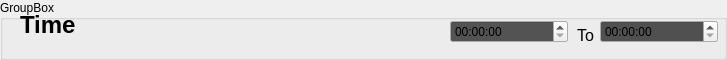
       <widget class="QGroupBox" name="groupBox_2">
        <property name="sizePolicy">
         <sizepolicy hsizetype="Preferred" vsizetype="Fixed">
          <horstretch>0</horstretch>
          <verstretch>0</verstretch>
         </sizepolicy>
        </property>
        <property name="minimumSize">
         <size>
          <width>0</width>
          <height>50</height>
         </size>
        </property>
        <property name="baseSize">
         <size>
          <width>100</width>
          <height>100</height>
         </size>
        </property>
        <property name="title">
         <string>GroupBox</string>
        </property>
        <widget class="QLabel" name="label_6">
         <property name="geometry">
          <rect>
           <x>20</x>
           <y>0</y>
           <width>261</width>
           <height>50</height>
          </rect>
         </property>
         <property name="sizePolicy">
          <sizepolicy hsizetype="Fixed" vsizetype="Fixed">
           <horstretch>0</horstretch>
           <verstretch>0</verstretch>
          </sizepolicy>
         </property>
         <property name="minimumSize">
          <size>
           <width>0</width>
           <height>50</height>
          </size>
         </property>
         <property name="text">
          <string>&lt;html&gt;&lt;head/&gt;&lt;body&gt;&lt;p&gt;&lt;span style=&quot; font-size:18pt; font-weight:700; color:#000000;&quot;&gt;Time&lt;/span&gt;&lt;/p&gt;&lt;/body&gt;&lt;/html&gt;</string>
         </property>
        </widget>
        <widget class="QTimeEdit" name="timeStart">
         <property name="geometry">
          <rect>
           <x>450</x>
           <y>20</y>
           <width>118</width>
           <height>23</height>
          </rect>
         </property>
         <property name="palette">
          <palette>
           <active>
            <colorrole role="Base">
             <brush brushstyle="SolidPattern">
              <color alpha="255">
               <red>83</red>
               <green>83</green>
               <blue>83</blue>
              </color>
             </brush>
            </colorrole>
           </active>
           <inactive>
            <colorrole role="Base">
             <brush brushstyle="SolidPattern">
              <color alpha="255">
               <red>83</red>
               <green>83</green>
               <blue>83</blue>
              </color>
             </brush>
            </colorrole>
           </inactive>
           <disabled/>
          </palette>
         </property>
        </widget>
        <widget class="QLabel" name="label">
         <property name="geometry">
          <rect>
           <x>560</x>
           <y>20</y>
           <width>51</width>
           <height>31</height>
          </rect>
         </property>
         <property name="palette">
          <palette>
           <active>
            <colorrole role="Text">
             <brush brushstyle="SolidPattern">
              <color alpha="255">
               <red>0</red>
               <green>0</green>
               <blue>0</blue>
              </color>
             </brush>
            </colorrole>
           </active>
           <inactive>
            <colorrole role="Text">
             <brush brushstyle="SolidPattern">
              <color alpha="255">
               <red>0</red>
               <green>0</green>
               <blue>0</blue>
              </color>
             </brush>
            </colorrole>
           </inactive>
           <disabled/>
          </palette>
         </property>
         <property name="text">
          <string>&lt;html&gt;&lt;head/&gt;&lt;body&gt;&lt;p align=&quot;center&quot;&gt;&lt;span style=&quot; font-size:12pt; color:#000000;&quot;&gt;To&lt;/span&gt;&lt;/p&gt;&lt;/body&gt;&lt;/html&gt;</string>
         </property>
        </widget>
        <widget class="QTimeEdit" name="timeEnd">
         <property name="geometry">
          <rect>
           <x>600</x>
           <y>20</y>
           <width>118</width>
           <height>23</height>
          </rect>
         </property>
         <property name="palette">
          <palette>
           <active>
            <colorrole role="Base">
             <brush brushstyle="SolidPattern">
              <color alpha="255">
               <red>80</red>
               <green>80</green>
               <blue>80</blue>
              </color>
             </brush>
            </colorrole>
           </active>
           <inactive>
            <colorrole role="Base">
             <brush brushstyle="SolidPattern">
              <color alpha="255">
               <red>80</red>
               <green>80</green>
               <blue>80</blue>
              </color>
             </brush>
            </colorrole>
           </inactive>
           <disabled/>
          </palette>
         </property>
        </widget>
       </widget>
